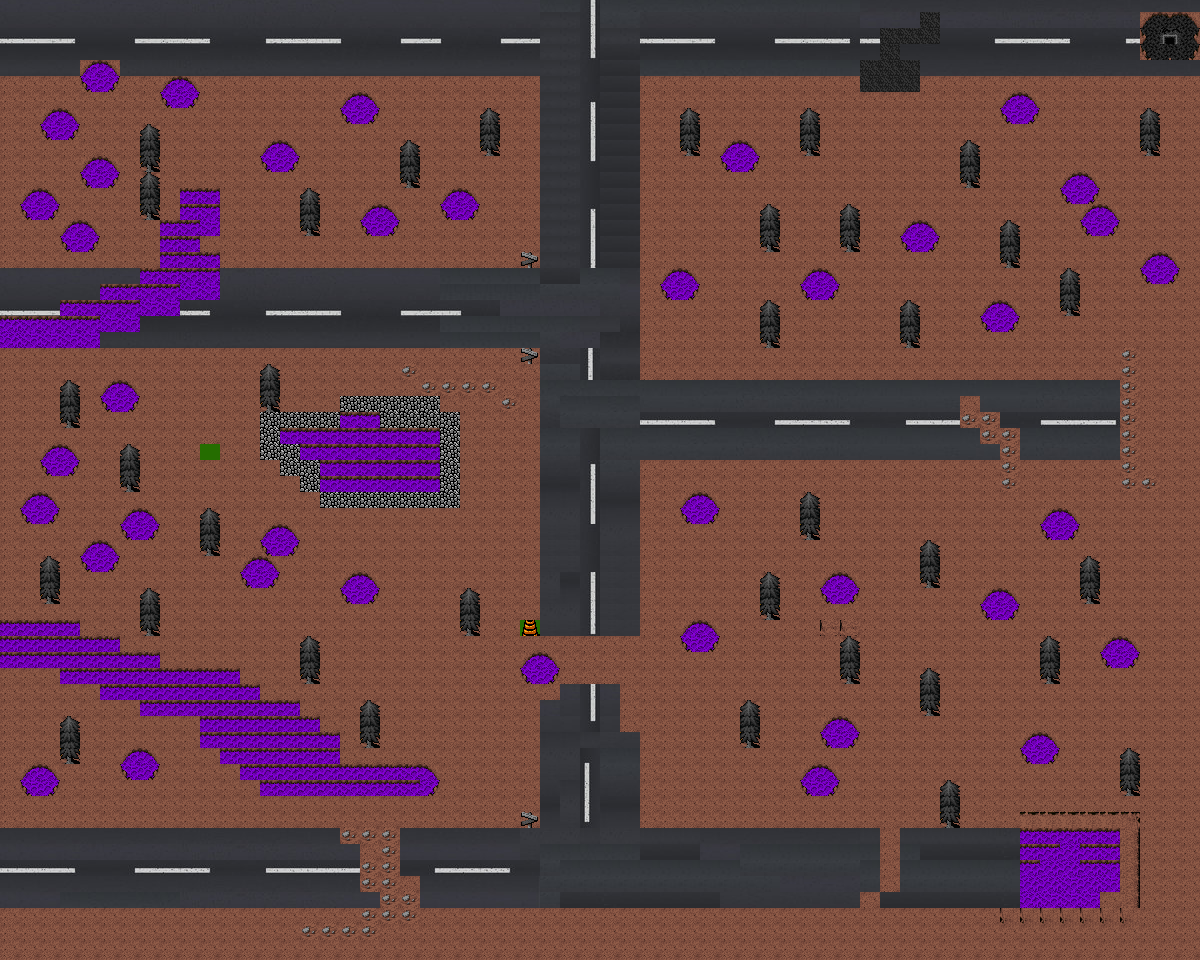

A level layout from a 2D game, rendered from its tile map. Below: a short description, then the map file with tile-grid data replaced by summaries:
An orthogonal 60x60 tile map with 20x16 px tiles, 1 tile layer (Tile Layer 1), 7 tilesets.

<map version="1.10" tiledversion="1.10.2" orientation="orthogonal" renderorder="right-down" width="60" height="60" tilewidth="20" tileheight="16" infinite="0" nextlayerid="3" nextobjectid="1">
 <tileset firstgid="1" source="road_tile.tsx" />
 <tileset firstgid="487" source="TileSetOne.tsx" />
 <tileset firstgid="647" source="toxic water.tsx" />
 <tileset firstgid="3335" source="TileSetTwo.tsx" />
 <tileset firstgid="3495" source="TileSetThree.tsx" />
 <tileset firstgid="3655" source="TileSetFour.tsx" />
 <tileset firstgid="3815" source="TileSetFive.tsx" />
 <layer id="1" name="Tile Layer 1" width="60" height="60">
  <data>[3600 cells, 3600 non-empty, 259 distinct tile ids]</data>
 </layer>
</map>
